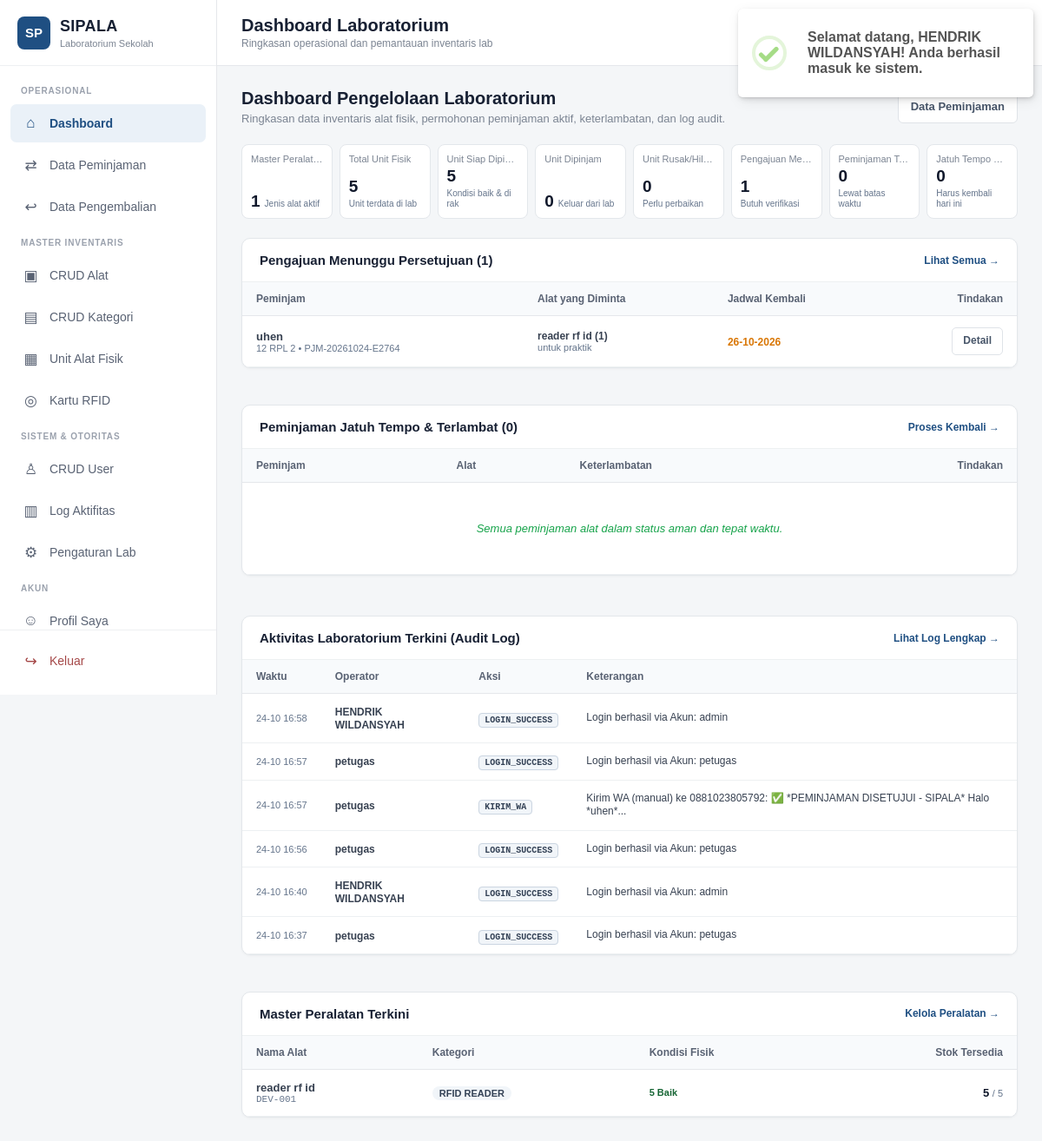
Page /admin/dashboard.php (signed in) on the committed database.
### tables this page shows
CREATE TABLE `peminjaman` (
  `id` int(10) unsigned NOT NULL AUTO_INCREMENT,
  `kode_peminjaman` varchar(30) NOT NULL,
  `user_id` int(10) unsigned NOT NULL,
  `rfid_uid` varchar(100) DEFAULT NULL,
  `rfid_verified_at` datetime DEFAULT NULL,
  `rfid_verified_by` int(10) unsigned DEFAULT NULL,
  `tanggal_pengajuan` date NOT NULL,
  `tanggal_pinjam` date NOT NULL,
  `tanggal_rencana_kembali` date NOT NULL,
  `tanggal_realisasi_kembali` date DEFAULT NULL,
  `keperluan` text NOT NULL,
  `status` enum('MENUNGGU','DISETUJUI','SIAP_DIAMBIL','DIPINJAM','MENUNGGU_PENGEMBALIAN','SELESAI','DITOLAK','TERLAMBAT','DIBATALKAN') NOT NULL DEFAULT 'MENUNGGU',
  `alasan_penolakan` text DEFAULT NULL,
  `catatan` text DEFAULT NULL,
  `disetujui_oleh` int(10) unsigned DEFAULT NULL,
  `tanggal_disetujui` datetime DEFAULT NULL,
  `created_at` timestamp NOT NULL DEFAULT current_timestamp(),
  `updated_at` timestamp NOT NULL DEFAULT current_timestamp() ON UPDATE current_timestamp(),
  PRIMARY KEY (`id`),
  UNIQUE KEY `uq_peminjaman_kode` (`kode_peminjaman`),
  KEY `idx_peminjaman_user_status` (`user_id`,`status`),
  KEY `idx_peminjaman_status` (`status`),
  KEY `idx_peminjaman_petugas` (`disetujui_oleh`),
  KEY `idx_peminjaman_tanggal_pinjam` (`tanggal_pinjam`),
  KEY `idx_peminjaman_tanggal_kembali` (`tanggal_rencana_kembali`),
  CONSTRAINT `fk_peminjaman_petugas` FOREIGN KEY (`disetujui_oleh`) REFERENCES `users` (`id`) ON UPDATE CASCADE,
  CONSTRAINT `fk_peminjaman_user` FOREIGN KEY (`user_id`) REFERENCES `users` (`id`) ON UPDATE CASCADE,
  CONSTRAINT `chk_tanggal_peminjaman` CHECK (`tanggal_rencana_kembali` >= `tanggal_pinjam`)
);

CREATE TABLE `users` (
  `id` int(10) unsigned NOT NULL AUTO_INCREMENT,
  `nama` varchar(100) NOT NULL,
  `nis` varchar(32) DEFAULT NULL,
  `username` varchar(50) NOT NULL,
  `password` varchar(255) NOT NULL,
  `role` enum('admin','petugas','peminjam') NOT NULL DEFAULT 'peminjam',
  `kelas` varchar(50) DEFAULT NULL,
  `rfid_uid` varchar(100) DEFAULT NULL,
  `no_hp` varchar(25) DEFAULT NULL,
  `alamat` text DEFAULT NULL,
  `foto` varchar(255) DEFAULT NULL,
  `status` enum('aktif','nonaktif') NOT NULL DEFAULT 'aktif',
  `created_at` timestamp NOT NULL DEFAULT current_timestamp(),
  `updated_at` timestamp NOT NULL DEFAULT current_timestamp() ON UPDATE current_timestamp(),
  PRIMARY KEY (`id`),
  UNIQUE KEY `uq_users_username` (`username`),
  UNIQUE KEY `uq_users_nis` (`nis`),
  UNIQUE KEY `uq_users_rfid` (`rfid_uid`),
  KEY `idx_users_role_status` (`role`,`status`),
  KEY `idx_users_nama` (`nama`)
);

CREATE TABLE `log_aktivitas` (
  `id` bigint(20) unsigned NOT NULL AUTO_INCREMENT,
  `user_id` int(10) unsigned DEFAULT NULL,
  `aksi` varchar(50) NOT NULL DEFAULT 'UMUM',
  `modul` varchar(50) NOT NULL DEFAULT 'SYSTEM',
  `reference_id` int(10) unsigned DEFAULT NULL,
  `aktivitas` varchar(100) NOT NULL DEFAULT '',
  `deskripsi` text NOT NULL,
  `ip_address` varchar(45) DEFAULT NULL,
  `created_at` timestamp NOT NULL DEFAULT current_timestamp(),
  PRIMARY KEY (`id`),
  KEY `idx_log_user_created` (`user_id`,`created_at`),
  KEY `idx_log_aktivitas_created` (`aktivitas`,`created_at`),
  CONSTRAINT `fk_log_user` FOREIGN KEY (`user_id`) REFERENCES `users` (`id`) ON DELETE SET NULL ON UPDATE CASCADE
);

CREATE TABLE `peralatan` (
  `id` int(10) unsigned NOT NULL AUTO_INCREMENT,
  `kode_barang` varchar(50) NOT NULL,
  `nama_barang` varchar(150) NOT NULL,
  `kategori_id` int(10) unsigned NOT NULL,
  `jumlah` int(10) unsigned NOT NULL DEFAULT 0,
  `jumlah_tersedia` int(10) unsigned NOT NULL DEFAULT 0,
  `kondisi` enum('Baik','Rusak Ringan','Rusak Berat') NOT NULL DEFAULT 'Baik',
  `lokasi` varchar(150) NOT NULL,
  `deskripsi` text DEFAULT NULL,
  `foto` varchar(255) DEFAULT NULL,
  `status` enum('aktif','nonaktif') NOT NULL DEFAULT 'aktif',
  `created_at` timestamp NOT NULL DEFAULT current_timestamp(),
  `updated_at` timestamp NOT NULL DEFAULT current_timestamp() ON UPDATE current_timestamp(),
  PRIMARY KEY (`id`),
  UNIQUE KEY `uq_peralatan_kode` (`kode_barang`),
  KEY `idx_peralatan_kategori` (`kategori_id`),
  KEY `idx_peralatan_status` (`status`),
  KEY `idx_peralatan_nama` (`nama_barang`),
  CONSTRAINT `fk_peralatan_kategori` FOREIGN KEY (`kategori_id`) REFERENCES `kategori` (`id`) ON UPDATE CASCADE,
  CONSTRAINT `chk_peralatan_stok` CHECK (`jumlah_tersedia` <= `jumlah`)
);

CREATE TABLE `kategori` (
  `id` int(10) unsigned NOT NULL AUTO_INCREMENT,
  `nama_kategori` varchar(100) NOT NULL,
  `deskripsi` text DEFAULT NULL,
  `created_at` timestamp NOT NULL DEFAULT current_timestamp(),
  `updated_at` timestamp NOT NULL DEFAULT current_timestamp() ON UPDATE current_timestamp(),
  PRIMARY KEY (`id`),
  UNIQUE KEY `uq_kategori_nama` (`nama_kategori`)
);

### admin/dashboard.php (the view, shortened to what the rows shown need)
<?php
require_once __DIR__ . '/includes/admin.php';
$stmtWaiting = $pdo->query("
    SELECT p.id, p.kode_peminjaman, p.tanggal_pengajuan, p.tanggal_rencana_kembali, p.status, p.keperluan,
           u.nama AS nama_peminjam, u.nis, u.kelas,
           COALESCE(SUM(d.jumlah), 0) AS total_item,
           GROUP_CONCAT(CONCAT(COALESCE(pr.nama_barang, d.nama_barang_snapshot, 'Alat'), ' (', d.jumlah, ')') SEPARATOR ', ') AS daftar_alat
    FROM peminjaman p
    JOIN users u ON u.id = p.user_id
    LEFT JOIN detail_peminjaman d ON d.peminjaman_id = p.id
    LEFT JOIN peralatan pr ON pr.id = d.peralatan_id
    WHERE p.status = 'MENUNGGU'
    GROUP BY p.id, p.kode_peminjaman, p.tanggal_pengajuan, p.tanggal_rencana_kembali, p.status, p.keperluan, u.nama, u.nis, u.kelas
    ORDER BY p.id DESC
    LIMIT 6
");
$pendingLoans = $stmtWaiting->fetchAll();
$isAdmin = (($_SESSION['role'] ?? '') === 'admin');
$recentLogs = [];
if ($isAdmin) {
    $stmtRecentLogs = $pdo->query("
        SELECT l.*, u.nama AS nama_user, u.username
        FROM log_aktivitas l
        LEFT JOIN users u ON u.id = l.user_id
        ORDER BY l.id DESC
        LIMIT 6
    ");
    $recentLogs = $stmtRecentLogs->fetchAll();
}
$recentEquipment = $pdo->query("
    SELECT p.id, p.kode_barang, p.nama_barang, p.jumlah, p.jumlah_tersedia, k.nama_kategori,
           COALESCE(SUM(CASE WHEN u.kondisi = 'Baik' THEN 1 ELSE 0 END), 0) AS unit_baik,
           COALESCE(SUM(CASE WHEN u.kondisi = 'Rusak Ringan' THEN 1 ELSE 0 END), 0) AS unit_rusak_ringan,
           COALESCE(SUM(CASE WHEN u.kondisi = 'Rusak Berat' THEN 1 ELSE 0 END), 0) AS unit_rusak_berat
    FROM peralatan p
    LEFT JOIN kategori k ON k.id = p.kategori_id
    LEFT JOIN unit_peralatan u ON u.peralatan_id = p.id
    WHERE p.status = 'aktif'
    GROUP BY p.id, p.kode_barang, p.nama_barang, p.jumlah, p.jumlah_tersedia, k.nama_kategori
    ORDER BY p.id DESC
    LIMIT 5
")->fetchAll();
?>
<div class="head">
    <div>
        <h2>Dashboard Pengelolaan Laboratorium</h2>
    </div>
</div>
<div style="display:grid;grid-template-columns:repeat(auto-fit, minmax(460px, 1fr));gap:20px;margin-bottom:24px;">
    <div class="panel">
        <div class="table-wrap">
            <table>
                <thead>
                    <tr>
                        <th>Peminjam</th>
                        <th>Alat yang Diminta</th>
                        <th>Jadwal Kembali</th>
                        <th style="text-align:right;">Tindakan</th>
                    </tr>
                </thead>
                <tbody>
                    <?php if (empty($pendingLoans)): ?>
                        <tr>
                            <td colspan="4"><div class="empty">Tidak ada pengajuan peminjaman baru yang menunggu.</div></td>
                        </tr>
                    <?php else: ?>
                        <?php foreach ($pendingLoans as $pl): ?>
                            <tr>
                                <td>
                                    <strong><?= e($pl['nama_peminjam']) ?></strong>
                                    <div style="font-size:11px;color:#64748b;"><?= e($pl['kelas']) ?> &bull; <?= e($pl['kode_peminjaman']) ?></div>
                                </td>
                                <td>
                                    <div style="font-size:12px;font-weight:600;"><?= e($pl['daftar_alat'] ?: '-') ?></div>
                                    <div style="font-size:11px;color:#64748b;"><?= e($pl['keperluan']) ?></div>
                                </td>
                                <td>
                                    <span style="font-size:12px;color:#d97706;font-weight:600;">
                                        <?= date('d-m-Y', strtotime($pl['tanggal_rencana_kembali'])) ?>
                                    </span>
                                </td>
                                <td style="text-align:right;">
                                    <div class="actions" style="justify-content:flex-end;">
                                        <?php if ($isAdmin): ?>
                                            <a class="btn btn-sm" href="peminjaman/detail.php?id=<?= $pl['id'] ?>">Detail</a>
                                        <?php else: ?>
                                            <a class="btn btn-sm btn-ok" href="peminjaman/index.php">Verifikasi</a>
                                        <?php endif; ?>
                                    </div>
                                </td>
                            </tr>
                        <?php endforeach; ?>
                    <?php endif; ?>
                </tbody>
            </table>
        </div>
    </div>
    <div class="panel">
        <div class="table-wrap">
            <table>
                <thead>
                    <tr>
                        <th>Peminjam</th>
                        <th>Alat</th>
                        <th>Keterlambatan</th>
                        <th style="text-align:right;">Tindakan</th>
                    </tr>
                </thead>
            </table>
        </div>
    </div>
</div>
<div style="display:grid;grid-template-columns:repeat(auto-fit, minmax(460px, 1fr));gap:20px;">
    <?php if ($isAdmin): ?>
    <div class="panel">
        <div class="table-wrap">
            <table>
                <thead>
                    <tr>
                        <th>Waktu</th>
                        <th>Operator</th>
                        <th>Aksi</th>
                        <th>Keterangan</th>
                    </tr>
                </thead>
                <tbody>
                    <?php if (empty($recentLogs)): ?>
                        <tr>
                            <td colspan="4"><div class="empty">Belum ada catatan audit aktivitas.</div></td>
                        </tr>
                    <?php else: ?>
                        <?php foreach ($recentLogs as $rl): ?>
                            <tr>
                                <td style="font-size:11px;color:#64748b;white-space:nowrap;">
                                    <?= date('d-m H:i', strtotime($rl['created_at'])) ?>
                                </td>
                                <td>
                                    <strong style="font-size:12px;"><?= e($rl['nama_user'] ?: 'Sistem') ?></strong>
                                </td>
                                <td>
                                    <span style="font-size:10px;font-weight:700;padding:2px 6px;border-radius:4px;background:#f1f5f9;color:#334155;border:1px solid #cbd5e1;font-family:monospace;">
                                        <?= e($rl['aksi'] ?: ($rl['aktivitas'] ?? 'INFO')) ?>
                                    </span>
                                </td>
                                <td style="font-size:12px;line-height:1.3;">
                                    <?= e($rl['deskripsi']) ?>
                                </td>
                            </tr>
                        <?php endforeach; ?>
                    <?php endif; ?>
                </tbody>
            </table>
        </div>
    </div>
    <?php endif; ?>
    <div class="panel">
        <div class="table-wrap">
            <table>
                <thead>
                    <tr>
                        <th>Nama Alat</th>
                        <th>Kategori</th>
                        <th>Kondisi Fisik</th>
                        <th style="text-align:right;">Stok Tersedia</th>
                    </tr>
                </thead>
                <tbody>
                    <?php if (empty($recentEquipment)): ?>
                        <tr>
                            <td colspan="4"><div class="empty">Belum ada master peralatan terdaftar.</div></td>
                        </tr>
                    <?php else: ?>
                        <?php foreach ($recentEquipment as $eq): ?>
                            <tr>
                                <td>
                                    <strong><?= e($eq['nama_barang']) ?></strong>
                                    <div style="font-size:11px;color:#64748b;font-family:monospace;"><?= e($eq['kode_barang']) ?></div>
                                </td>
                                <td>
                                    <span style="font-size:11px;background:#f1f5f9;color:#334155;padding:2px 8px;border-radius:12px;font-weight:600;">
                                        <?= e($eq['nama_kategori'] ?: 'Umum') ?>
                                    </span>
                                </td>
                                <td style="font-size:11px;">
                                    <span style="color:#166534;font-weight:600;"><?= (int)$eq['unit_baik'] ?> Baik</span>
                                </td>
                                <td style="text-align:right;">
                                    <strong style="color:#0f172a;"><?= (int)$eq['jumlah_tersedia'] ?></strong>
                                    <span style="font-size:11px;color:#64748b;">/ <?= (int)$eq['jumlah'] ?></span>
                                </td>
                            </tr>
                        <?php endforeach; ?>
                    <?php endif; ?>
                </tbody>
            </table>
        </div>
    </div>
</div>

### rows in the picture
peminjaman: user.nama "uhen", user.kelas "12 RPL 2", kode_peminjaman "PJM-20261024-E2764", daftar_alat "reader rf id (1)", keperluan "untuk praktik", tanggal_rencana_kembali "26-10-2026"
log_aktivitas: created_at "24-10 16:58", user.nama "HENDRIK WILDANSYAH", aksi "LOGIN_SUCCESS", deskripsi "Login berhasil via Akun: admin"
log_aktivitas: created_at "24-10 16:57", user.nama "petugas", aksi "LOGIN_SUCCESS", deskripsi "Login berhasil via Akun: petugas"
log_aktivitas: created_at "24-10 16:57", user.nama "petugas", aksi "KIRIM_WA", deskripsi "Kirim WA (manual) ke 0881023805792: ✅ *PEMINJAMAN DISETUJUI - SIPALA* Halo *uhen*..."
log_aktivitas: created_at "24-10 16:56", user.nama "petugas", aksi "LOGIN_SUCCESS", deskripsi "Login berhasil via Akun: petugas"
log_aktivitas: created_at "24-10 16:40", user.nama "HENDRIK WILDANSYAH", aksi "LOGIN_SUCCESS", deskripsi "Login berhasil via Akun: admin"
log_aktivitas: created_at "24-10 16:37", user.nama "petugas", aksi "LOGIN_SUCCESS", deskripsi "Login berhasil via Akun: petugas"
peralatan: nama_barang "reader rf id", kode_barang "DEV-001", kategori.nama_kategori "RFID READER", unit_baik "5", jumlah_tersedia "5", jumlah "5"

### other values in the picture
$title "Dashboard Laboratorium"
$subtitle "Ringkasan operasional dan pemantauan inventaris lab"
$totalJenisAlat "1"
$totalUnits "5"
$unitTersedia "5"
$unitDipinjam "0"
$unitRusak "0"
$pengajuanMenunggu "1"
$peminjamanTerlambat "0"
$jatuhTempoHariIni "0"
count($pendingLoans) "1"
count($overdueLoans) "0"
